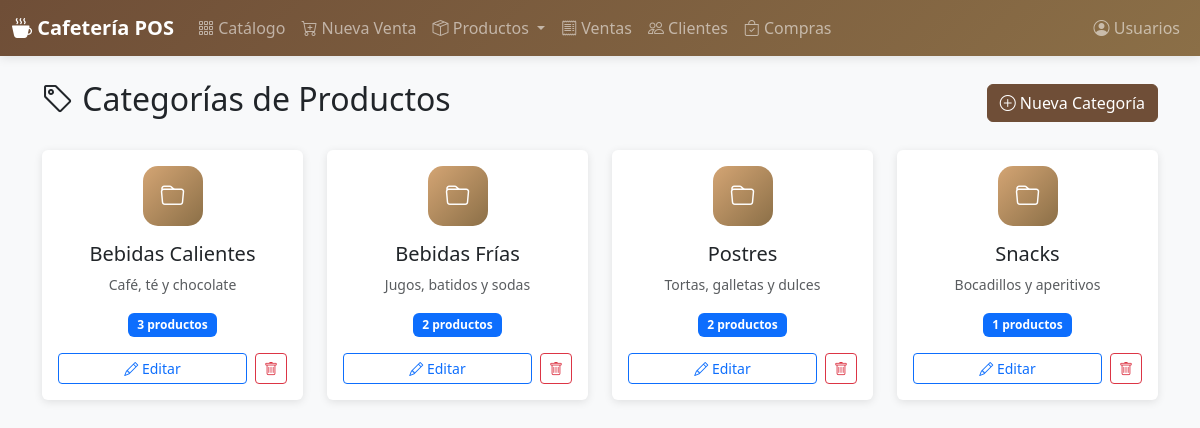
Page /categorias/ on the committed database.
### models.py (models this page shows)
class CategoriaProducto(db.Model):
    __tablename__ = 'product_categories'
    id = db.Column(db.Integer, primary_key=True)
    nombre = db.Column('name', db.String(120), nullable=False)
    descripcion = db.Column('description', db.Text)
    creado_en = db.Column('created_at', db.DateTime, default=datetime.utcnow)
    productos = db.relationship('Producto', backref='categoria', lazy=True)

### routes/categorias.py (the view)
@bp.route('/')
def listar():
    categorias = CategoriaProducto.query.all()
    return render_template('categorias/listar.html', categorias=categorias)

### templates/categorias/listar.html (shortened to what this page needs)
{% extends "base.html" %}
{% block content %}
<div class="d-flex justify-content-between align-items-center mb-4">
    <h2><i class="bi bi-tag"></i> Categorías de Productos</h2>
    <a href="{{ url_for('categorias.nueva') }}" class="btn btn-primary">
        <i class="bi bi-plus-circle"></i> Nueva Categoría
    </a>
</div>
<div class="row row-cols-1 row-cols-md-2 row-cols-lg-4 g-4">
    {% for cat in categorias %}
    <div class="col">
        <div class="card h-100">
            <div class="card-body text-center">
                <div class="icon-bg mx-auto mb-3">
                    <i class="bi bi-folder"></i>
                </div>
                <h5 class="card-title">{{ cat.nombre }}</h5>
                <p class="card-text text-muted small">{{ cat.descripcion or 'Sin descripción' }}</p>
                <span class="badge bg-primary">{{ cat.productos|length }} productos</span>
                <div class="d-flex gap-2 mt-3">
                    <a href="{{ url_for('categorias.editar', id=cat.id) }}" class="btn btn-sm btn-outline-primary flex-grow-1">
                        <i class="bi bi-pencil"></i> Editar
                    </a>
                    <a href="{{ url_for('categorias.eliminar', id=cat.id) }}"
                       class="btn btn-sm btn-outline-danger"
                       onclick="return confirm('¿Eliminar esta categoría?')">
                        <i class="bi bi-trash"></i>
                    </a>
                </div>
            </div>
        </div>
    </div>
    {% endfor %}
</div>
{% endblock %}

### templates/base.html (style rules this page uses)
:root { --primary-color: #6f4e37; --secondary-color: #8b6f47; --accent-color: #d4a574; }
.card { border: none; box-shadow: 0 2px 8px rgba(0,0,0,0.1); transition: transform 0.2s, box-shadow 0.2s; }
.btn-primary { background-color: var(--primary-color); border-color: var(--primary-color); }
.badge { padding: 0.5em 0.8em; }
.icon-bg { background: linear-gradient(135deg, var(--accent-color) 0%, var(--secondary-color) 100%); width: 60px; height: 60px; border-radius: 15px; display: flex; align-items: center; justify-content: center; font-size: 1.5rem; color: white; }

### rows in the picture
CategoriaProducto: nombre "Bebidas Calientes", description "Café, té y chocolate", productos|length "3"
CategoriaProducto: nombre "Bebidas Frías", description "Jugos, batidos y sodas", productos|length "2"
CategoriaProducto: nombre "Postres", description "Tortas, galletas y dulces", productos|length "2"
CategoriaProducto: nombre "Snacks", description "Bocadillos y aperitivos", productos|length "1"
